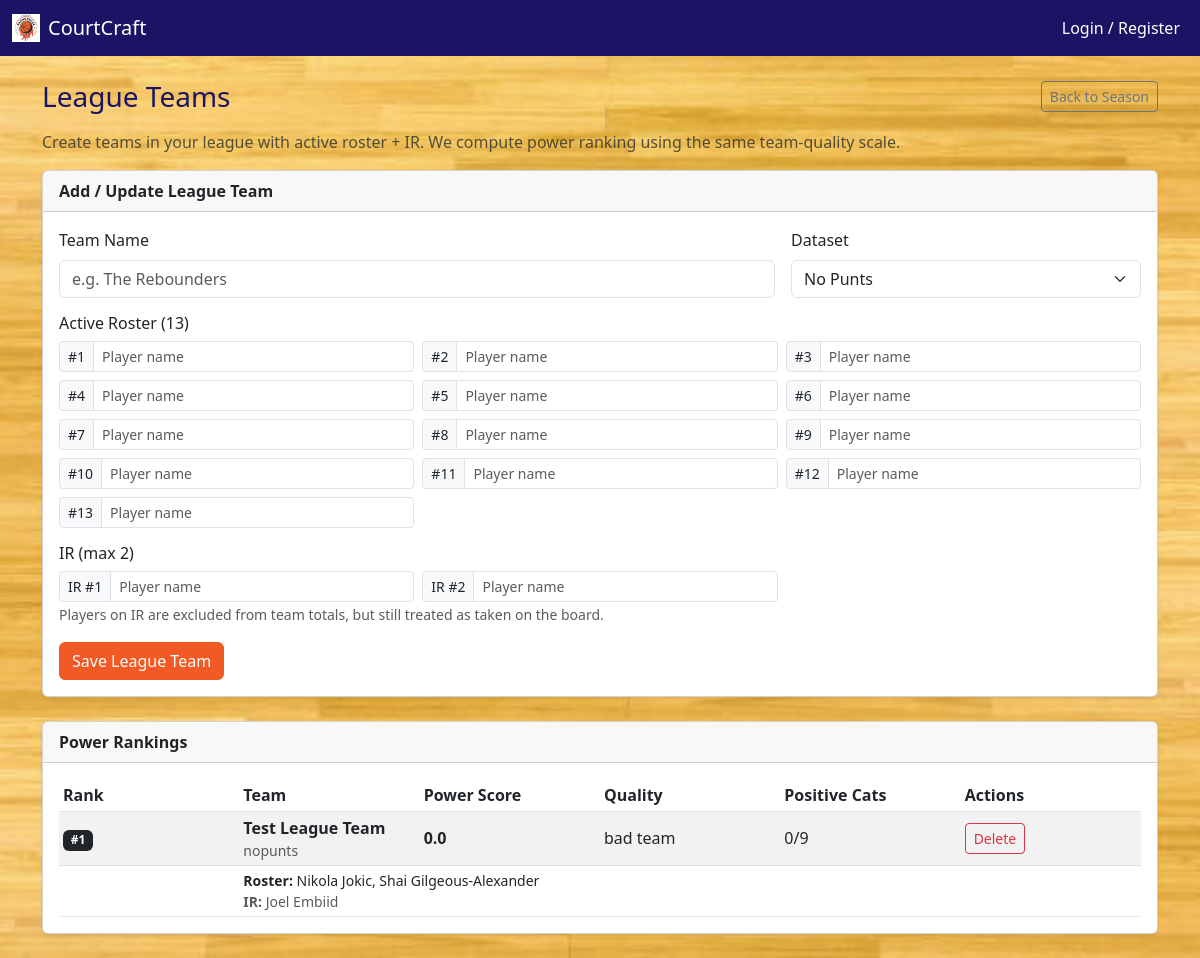
The page /season/25-26/league-teams on the database its author committed.
### tables this page shows
CREATE TABLE league_teams (
                id INTEGER PRIMARY KEY AUTOINCREMENT,
                season TEXT NOT NULL,
                team_name TEXT NOT NULL,
                players TEXT NOT NULL,
                ir_players TEXT NOT NULL,
                data_type TEXT NOT NULL,
                created_at TEXT NOT NULL
            );

### app.py (the view, shortened to what this page needs)
@app.route("/season/<season>/league-teams", methods=["GET", "POST"])
def league_teams_page(season):
    formatted = season.replace("-", "/")
    form_data_type = request.form.get("data_type", "nopunts") if request.method == "POST" else "nopunts"
    db = get_db()
    rows = db.execute(
        "SELECT id, team_name, players, ir_players, data_type, created_at FROM league_teams WHERE season=? ORDER BY created_at DESC",
        (season,),
    ).fetchall()
    power_rankings = _compute_league_power_rankings(season, rows)
    return render_template(
        "league_teams.html",
        season=formatted,
        season_url=season,
        data_type=form_data_type,
        power_rankings=power_rankings,
    )

### app.py (called while the page is built, shortened)
def get_db():
    conn = sqlite3.connect(DATABASE)
    conn.row_factory = sqlite3.Row
    return conn

@app.context_processor
def inject_globals():
    return {'current_year': datetime.now().year, 'logged_in_user': session.get("user")}

def _read_excel_safe(path: str):
    if not os.path.exists(path):
        return None

def _load_df_for_recs(season: str, preferred_type: str):
    order = []
    if preferred_type in ("nopunts","tovpunt"): order.append(preferred_type)
    if "nopunts" not in order: order.append("nopunts")
    if "tovpunt" not in order: order.append("tovpunt")
    for t in order:
        try:
            path = os.path.join(os.path.dirname(__file__), data_dirs[t], data_files[season][t])
        except KeyError:
            continue
        df = _read_excel_safe(path)
        if df is not None and "Name" in df.columns:
            df = _normalize_rankings_df(df)
            return df, t
    return None, preferred_type or "nopunts"

def _team_quality_label(count_positive: int) -> str:
    return "bad team" if count_positive < 2 else (
        "ok team" if count_positive < 3 else (
            "good team" if count_positive < 4 else "great team"
        )
    )

def _load_df_for_exact_type(season: str, data_type: str):
    try:
        path = os.path.join(os.path.dirname(__file__), data_dirs[data_type], data_files[season][data_type])
    except KeyError:
        return None
    df = _read_excel_safe(path)
    if df is None or "Name" not in df.columns:
        return None
    return _normalize_rankings_df(df)

### templates/league_teams.html (shortened to what this page needs)
{% extends 'base.html' %}
{% block content %}
<div class="d-flex justify-content-between align-items-center mb-3">
  <h3 class="mb-0">League Teams</h3>
  <a href="{{ url_for('season_page', season=season_url) }}" class="btn btn-outline-secondary btn-sm">Back to Season</a>
</div>
<p class="text-muted">Create teams in your league with active roster + IR. We compute power ranking using the same team-quality scale.</p>
<form method="post" class="card shadow-sm mb-4">
  <div class="card-header fw-semibold">Add / Update League Team</div>
  <div class="card-body">
    <div class="row g-3 mb-3">
      <div class="col-12 col-md-8">
        <label class="form-label">Team Name</label>
        <input type="text" name="team_name" class="form-control" placeholder="e.g. The Rebounders" required>
      </div>
      <div class="col-12 col-md-4">
        <label class="form-label">Dataset</label>
        <select name="data_type" class="form-select">
          <option value="nopunts" {% if data_type == 'nopunts' %}selected{% endif %}>No Punts</option>
        </select>
      </div>
    </div>
    <div class="mb-3">
      <h6>Active Roster (13)</h6>
      <div class="row g-2">
        {% for i in range(1,14) %}
          <div class="col-12 col-sm-6 col-lg-4">
            <div class="input-group input-group-sm">
              <span class="input-group-text">#{{ i }}</span>
              <input name="player{{ i }}" class="form-control" list="allPlayers" autocomplete="off" placeholder="Player name">
            </div>
          </div>
        {% endfor %}
      </div>
    </div>
    <div class="mb-3">
      <h6>IR (max 2)</h6>
      <div class="row g-2">
        <div class="col-12 col-sm-6 col-lg-4">
          <div class="input-group input-group-sm">
            <span class="input-group-text">IR #1</span>
            <input name="ir1" class="form-control" list="allPlayers" autocomplete="off" placeholder="Player name">
          </div>
        </div>
        <div class="col-12 col-sm-6 col-lg-4">
          <div class="input-group input-group-sm">
            <span class="input-group-text">IR #2</span>
            <input name="ir2" class="form-control" list="allPlayers" autocomplete="off" placeholder="Player name">
          </div>
        </div>
      </div>
      <small class="text-muted">Players on IR are excluded from team totals, but still treated as taken on the board.</small>
    </div>
    <button type="submit" class="btn btn-primary">Save League Team</button>
  </div>
</form>
<div class="card shadow-sm mb-4">
  <div class="card-header fw-semibold">Power Rankings</div>
  <div class="card-body">
    {% if power_rankings and power_rankings|length > 0 %}
      <div class="table-responsive">
        <table class="table table-striped table-sm align-middle mb-0">
          <thead>
            <tr>
              <th>Rank</th>
              <th>Team</th>
              <th>Power Score</th>
              <th>Quality</th>
              <th>Positive Cats</th>
              <th>Actions</th>
            </tr>
          </thead>
          <tbody>
            {% for t in power_rankings %}
              <tr>
                <td><span class="badge text-bg-dark">#{{ t.power_rank }}</span></td>
                <td>
                  <div class="fw-semibold">{{ t.team_name }}</div>
                  <div class="small text-muted">{{ t.data_type }}</div>
                </td>
                <td><strong>{{ t.power_score }}</strong></td>
                <td>{{ t.analysis }}</td>
                <td>{{ t.positive_cats }}/9</td>
                <td>
                  <form method="post" class="d-inline">
                    <button type="submit" class="btn btn-sm btn-outline-danger">Delete</button>
                  </form>
                </td>
              </tr>
              <tr>
                <td></td>
                <td colspan="5">
                  <div class="small"><strong>Roster:</strong> {{ t.players|join(', ') if t.players else '-' }}</div>
                  <div class="small text-muted"><strong>IR:</strong> {{ t.ir_players|join(', ') if t.ir_players else '-' }}</div>
                </td>
              </tr>
            {% endfor %}
          </tbody>
        </table>
      </div>
    {% else %}
      <div class="text-muted">No league teams saved yet.</div>
    {% endif %}
  </div>
</div>
{% endblock %}

### static/css/courtcraft.css (style rules this page uses)
:root { --primary-orange: #F15A24; --secondary-navy: #1B1464; --accent-white: #FFFFFF; }
html, body { margin: 0; padding: 0; width: 100%; height: 100%; }
body { display: flex; flex-direction: column; background: url('../img/court-bg.jpg') no-repeat center center fixed; background-size: cover; font-family: 'Segoe UI', sans-serif; }
.btn-primary { background-color: var(--primary-orange); border-color: var(--primary-orange); }
h1, h2, h3, h4, h5 { color: var(--secondary-navy); }
.table { width: 100%; border-collapse: collapse; direction: ltr !important; background: rgba(255,255,255,0.96); box-shadow: 0 1px 0 rgba(0,0,0,0.06); border-radius: 4px; overflow: hidden; table-layout: fixed; }
.table td.text-truncate, .table th { white-space: nowrap; overflow: hidden; text-overflow: ellipsis; }

### rows shown on the page
league_teams: power_rank "1", team_name "Test League Team", data_type "nopunts", power_score "0.0", analysis "bad team", positive_cats "0", players "Nikola Jokic, Shai Gilgeous-Alexander", ir_players "Joel Embiid"

### other values the page prints
{{ i }} "1" "2" "3" "4" "5" "6" "7" "8" "9" "10" "11" "12" "13"
